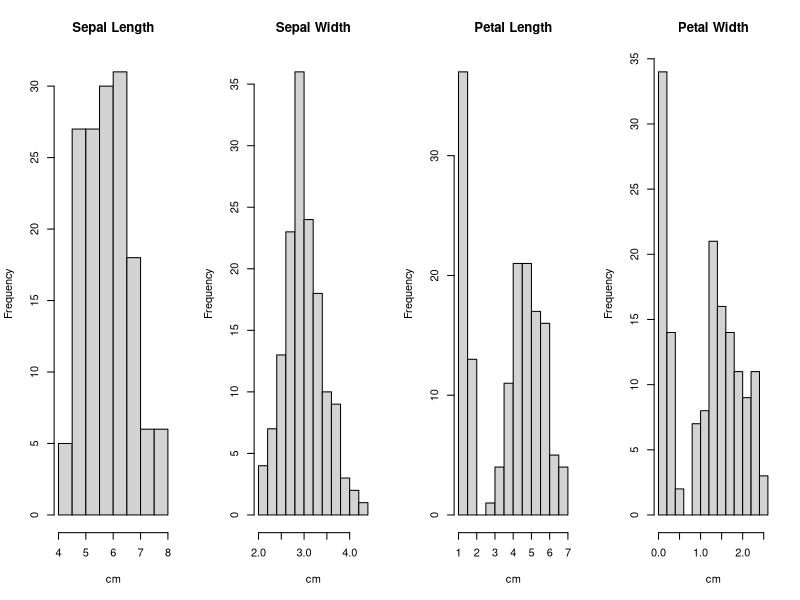
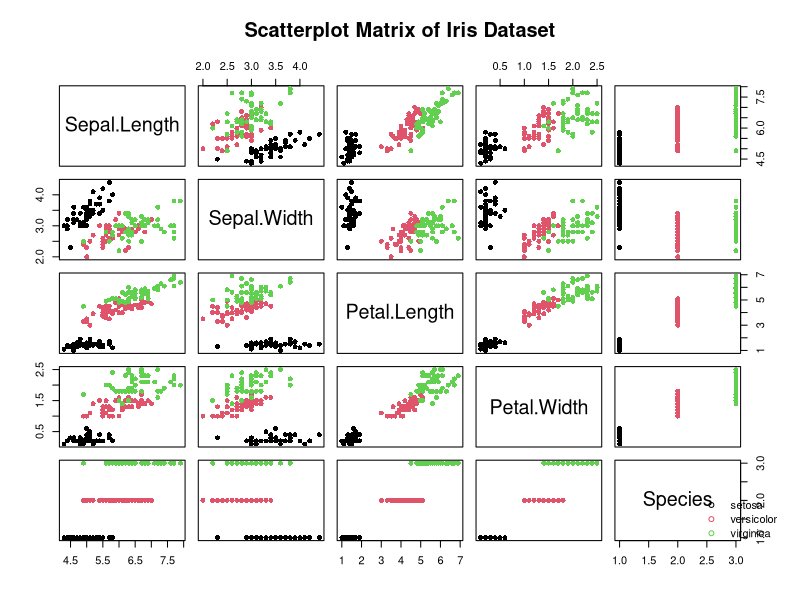
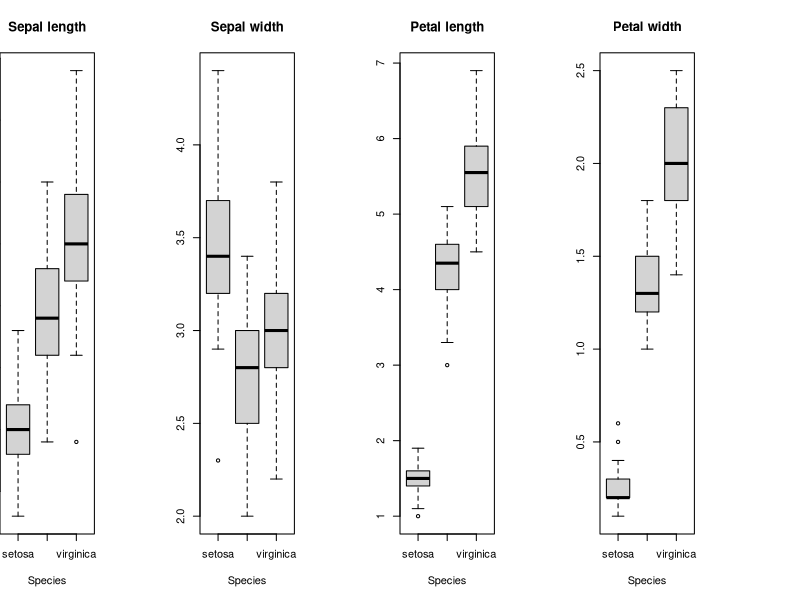
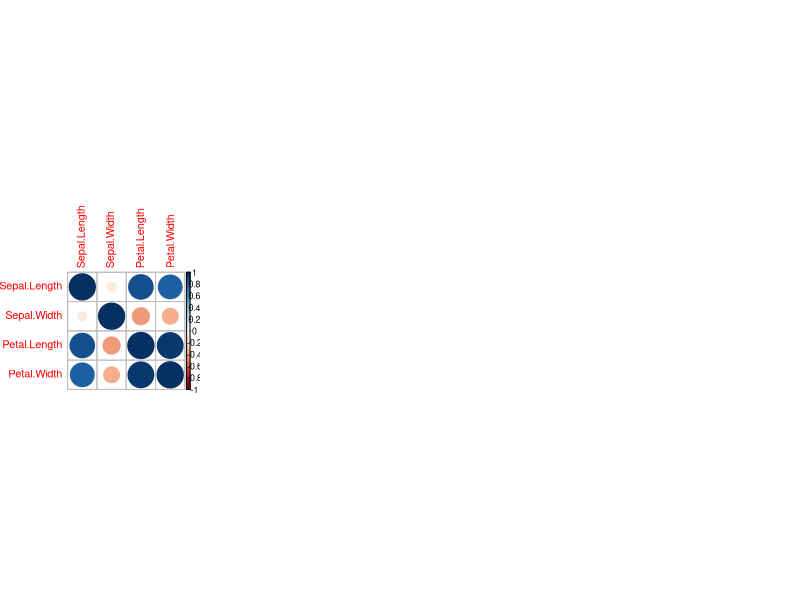

Source code (R) for these figures, in order:
## ---- chunk 1
knitr::opts_chunk$set(echo = TRUE, fig.path = "figures/")
## ---- chunk 2
library(datasets)
#?iris
str(iris)
## ---- chunk 3
#iris$Species
unique(iris$Species)
## ---- chunk 4
par(mfrow = c(1, 4))

hist(iris$Sepal.Length, main = "Sepal Length", xlab = "cm")
hist(iris$Sepal.Width, main = "Sepal Width", xlab = "cm")
hist(iris$Petal.Length, main = "Petal Length", xlab = "cm")
hist(iris$Petal.Width, main = "Petal Width", xlab = "cm")
## ---- chunk 5
par(mar = c(5, 0, 4, 8), xpd = TRUE)  # add right margin & allow drawing outside

plot(iris, col = iris$Species, pch = 16, main = "Scatterplot Matrix of Iris Dataset")

legend(legend = levels(iris$Species), col = 1:3, pch = 1, bty = "n", "bottomright", inset = 0.02)
## ---- chunk 6
par(mfrow = c(1, 4))

boxplot(Sepal.Length ~ Species, data = iris,  main = "Sepal length")
boxplot(Sepal.Width ~ Species, data = iris, main = "Sepal width")
boxplot(Petal.Length ~ Species, data = iris,  main = "Petal length")
boxplot(Petal.Width ~ Species, data = iris,main = "Petal width")
## ---- chunk 7
summary(iris)
## ---- chunk 8
library(tidyverse)

iris %>%
  group_by(Species) %>%
  summarise(across(where(is.numeric),
                   list(mean = mean, 
                        sd = sd),
                   .names = "{.col}_{.fn}")) %>%
  pivot_longer(-Species,
               names_to = c("Variable", "Statistic"),
               names_sep = "_",
               values_to = "Value") %>%
  pivot_wider(names_from = Species, values_from = Value)

## ---- chunk 9
cov(iris[, 1:4])
## ---- chunk 10
cor(iris[, 1:4])
## ---- chunk 11
library(corrplot)
## ---- chunk 12
cor_matrix <- cor(iris[, 1:4])
corrplot(cor_matrix)
## ---- chunk 13
X <- iris[, 1:4]

cov_matrix <- cov(X)   # Σ = Cov(x)
cor_matrix <- cor(X)   # Cor(x)
## ---- chunk 14
D <- diag(diag(cov_matrix))

A <- diag(1 / sqrt(diag(cov_matrix)))

## ---- chunk 15

Cov_Ax <- A %*% cov_matrix %*% t(A)

## ---- chunk 16
Cov_Ax
## ---- chunk 17
cor_matrix
## ---- chunk 18
eig <- eigen(cov_matrix)
eig
## ---- chunk 19
Gamma <- eig$vectors           
A <- diag(eig$values)          
Sigma_reconstructed <- Gamma %*% A %*% t(Gamma)
Sigma_reconstructed
## ---- chunk 20
cov_matrix
